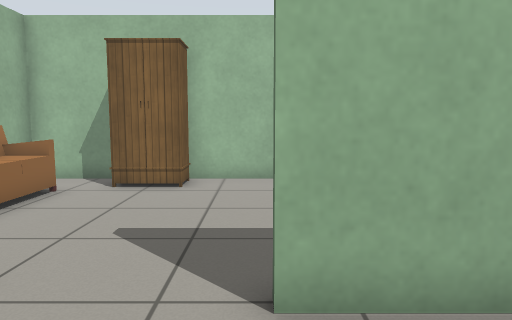
View 1 (above)

22 first-person views from a walk through a robot-simulator world made for Gazebo. The camera is 0.9 m above the floor, tilts 6° down and sees 70° across. The floor is counted in squares, 0.5 m on a side. Each view is taken from the middle of a square. On the plan, view 1 faces up. The plan holds only what a view shows up to about 18 squares ahead; the rest is blank. Simple patterns stand in for the simulator's built-in surfaces. Simple shapes stand in for some stock models. Some surface patterns are stand-ins.

View 2
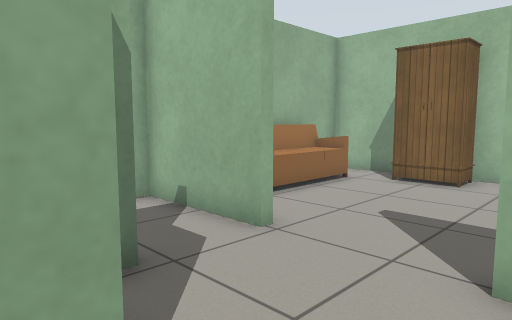

View 3
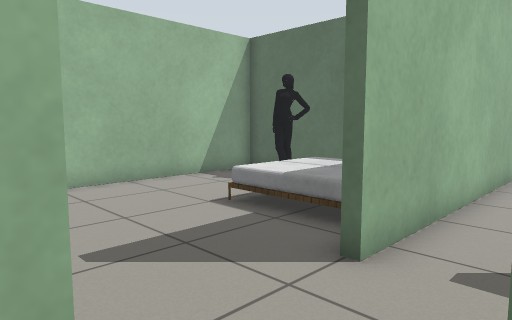

View 4
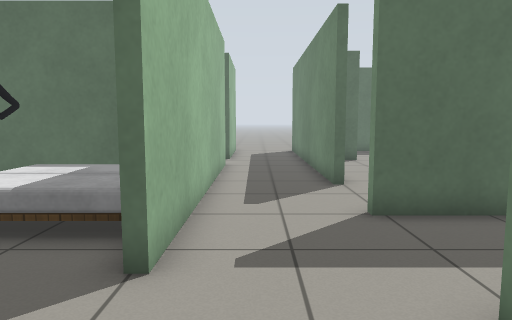

View 5
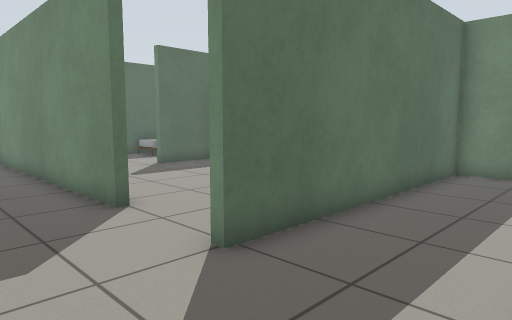

View 6
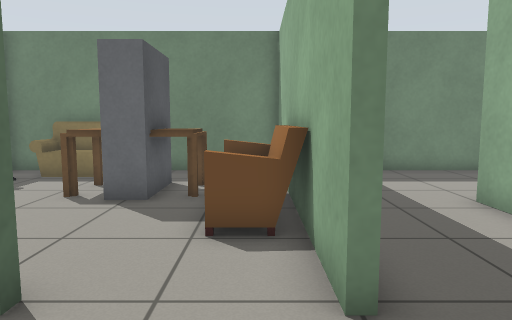

View 7
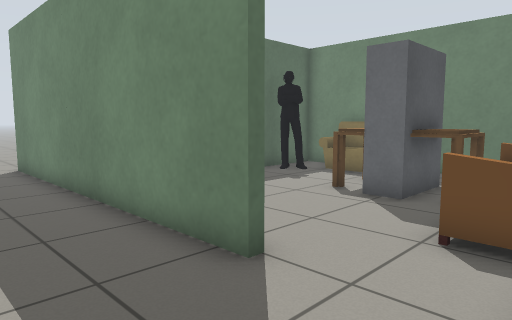

View 8
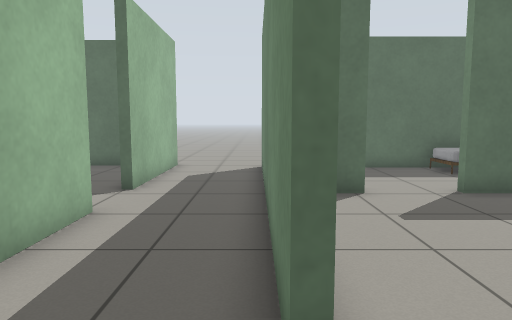

View 9
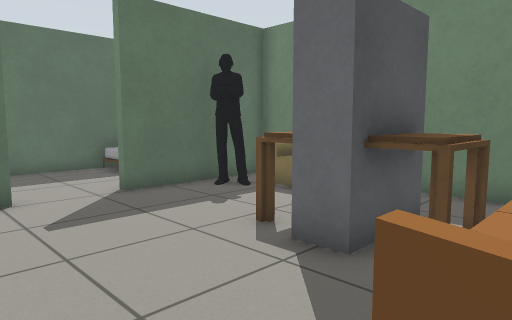

View 10
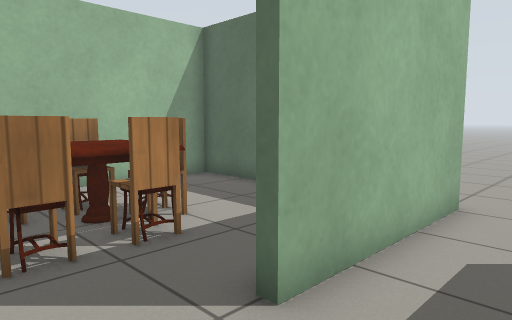

View 11
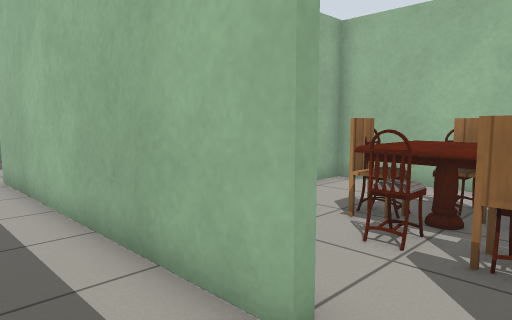

View 12
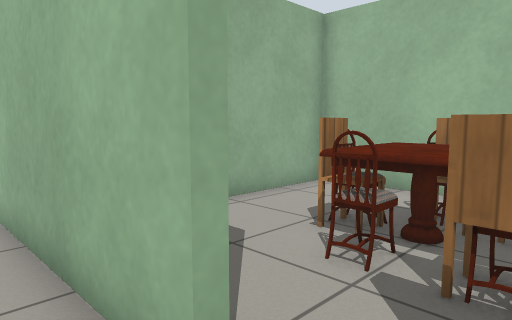

View 13
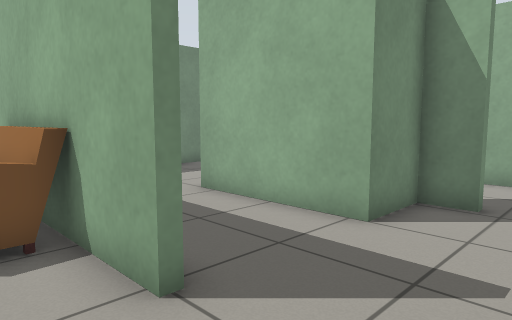

View 14
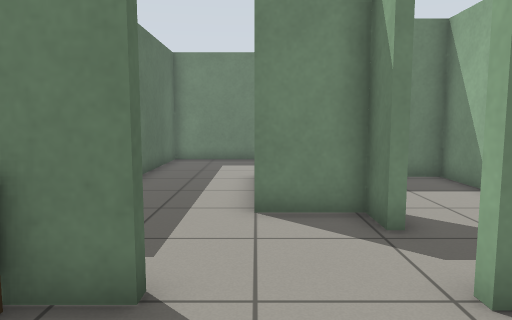

View 15
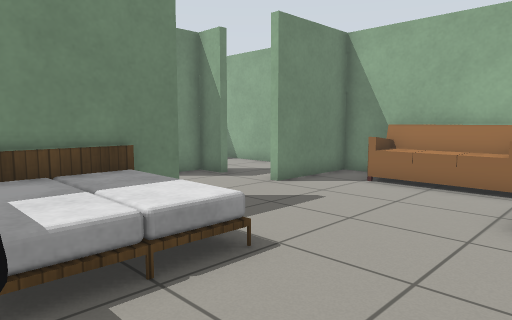

View 16
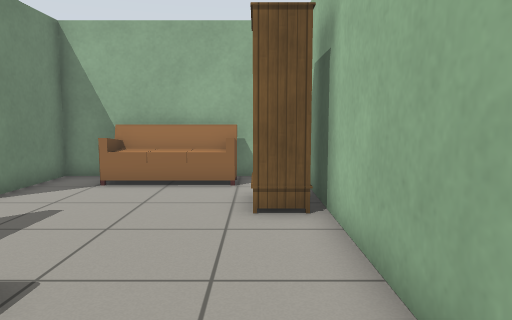

View 17
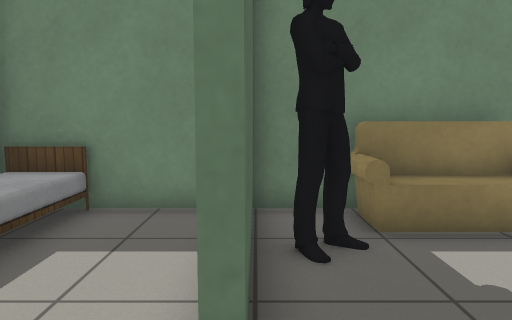

View 18
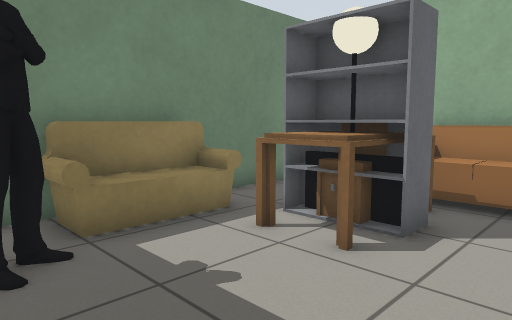

View 19
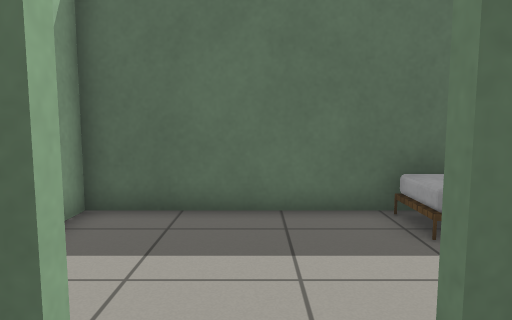

View 20
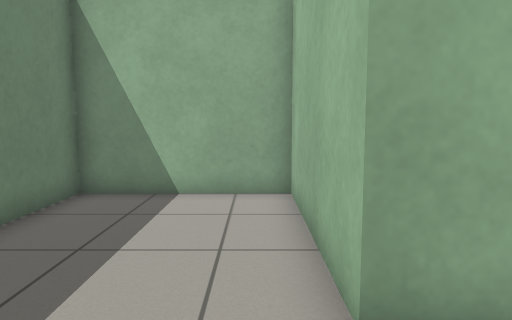

View 21
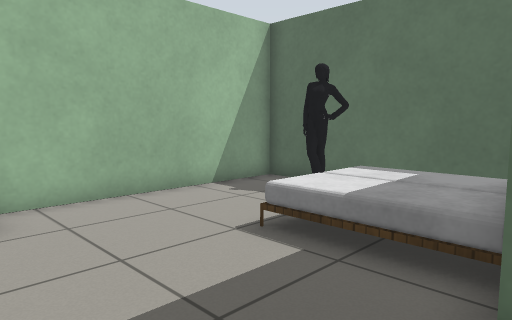

View 22
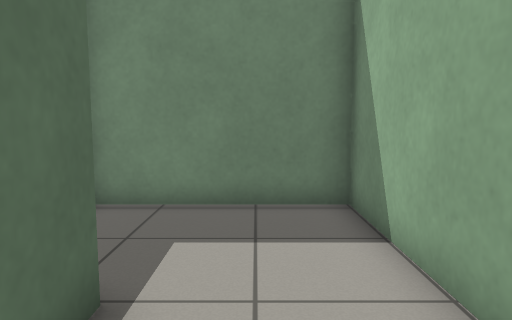

### Floor plan
Key: @ floor where view 1 was taken; # wall or solid block; . floor; W wardrobe; S sofa; B bed; P person; T table; H shelf; C chair; I dining table; L lamp; O other object.
Columns run from 7 left of view 1 to 20 right of it. Each row starts with its distance up from view 1.
 12 ###########################
 11 ###WWW.......#....    .  .#
 10 #..WWW.......#.....  .. ..#
  9 #SS.........P#...ICO C....#
  8 #SS......... #...CI IIC...#
  7 #SS......BBB #...CIIIIC...#
  6 #SS......BBB # ...IC.C....#
  5 #........BBB #  ..........#
  4 ####...#BBBBB######..######.
  3 #...........................
  2 #...........................
  1 #...#.......................
  0 #...###@......############..
 -1 #.... #...#.......  #  ..#
 -2 #.... #...#.........#....#
 -3 #.....#...#SS............#
 -4 #.....#...#SS............#
 -5 #######...#SS............#
 -6 #.........#STHLT....#....#
 -7 #.........#  HLT....#...B#
 -8 #.........#  ......P#...BB
 -9 #.........#  ..SSSS.#...B
-10 ###############SSSS####BB#

Positions as (right, up) in squares from view 1, and headings:
1: (0, 0), facing up
2: (1, -1), facing up-left
3: (-4, 1), facing up-right
4: (-4, 2), facing right
5: (-1, 3), facing down-right
6: (4, 3), facing down
7: (3, 3), facing down-right
8: (4, 0), facing right
9: (4, -1), facing down-right
10: (11, 1), facing up-right
11: (13, 1), facing up-left
12: (13, 2), facing up-left
13: (5, 3), facing down-left
14: (-1, 7), facing down
15: (5, 11), facing down-left
16: (5, 10), facing left
17: (13, -3), facing down
18: (13, -3), facing down-left
19: (11, -4), facing right
20: (2, -6), facing left
21: (-3, 3), facing up-right
22: (-5, 3), facing down
